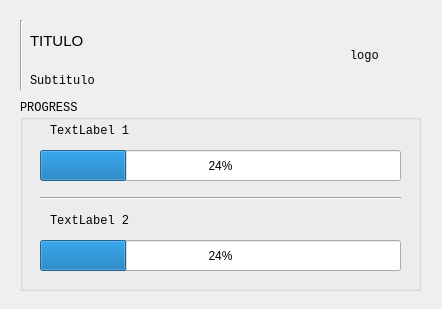
<?xml version="1.0" encoding="UTF-8"?>
<ui version="4.0">
 <class>janela</class>
 <widget class="QWidget" name="janela">
  <property name="geometry">
   <rect>
    <x>0</x>
    <y>0</y>
    <width>442</width>
    <height>309</height>
   </rect>
  </property>
  <property name="font">
   <font>
    <family>Lucida Console</family>
   </font>
  </property>
  <property name="windowTitle">
   <string>BIRDO_2020</string>
  </property>
  <property name="autoFillBackground">
   <bool>false</bool>
  </property>
  <widget class="QLabel" name="titulo">
   <property name="geometry">
    <rect>
     <x>30</x>
     <y>20</y>
     <width>311</width>
     <height>41</height>
    </rect>
   </property>
   <property name="font">
    <font>
     <family>Arial</family>
     <pointsize>11</pointsize>
    </font>
   </property>
   <property name="text">
    <string>TITULO</string>
   </property>
  </widget>
  <widget class="QGroupBox" name="groupBox">
   <property name="geometry">
    <rect>
     <x>20</x>
     <y>100</y>
     <width>401</width>
     <height>191</height>
    </rect>
   </property>
   <property name="title">
    <string>PROGRESS</string>
   </property>
   <widget class="QProgressBar" name="progressBar1">
    <property name="geometry">
     <rect>
      <x>20</x>
      <y>50</y>
      <width>361</width>
      <height>31</height>
     </rect>
    </property>
    <property name="font">
     <font>
      <family>Arial</family>
      <pointsize>9</pointsize>
     </font>
    </property>
    <property name="mouseTracking">
     <bool>false</bool>
    </property>
    <property name="autoFillBackground">
     <bool>false</bool>
    </property>
    <property name="value">
     <number>24</number>
    </property>
    <property name="textVisible">
     <bool>true</bool>
    </property>
    <property name="invertedAppearance">
     <bool>false</bool>
    </property>
   </widget>
   <widget class="QProgressBar" name="progressBar2">
    <property name="geometry">
     <rect>
      <x>20</x>
      <y>140</y>
      <width>361</width>
      <height>31</height>
     </rect>
    </property>
    <property name="font">
     <font>
      <family>Arial</family>
      <pointsize>9</pointsize>
     </font>
    </property>
    <property name="mouseTracking">
     <bool>false</bool>
    </property>
    <property name="autoFillBackground">
     <bool>false</bool>
    </property>
    <property name="value">
     <number>24</number>
    </property>
    <property name="textVisible">
     <bool>true</bool>
    </property>
    <property name="invertedAppearance">
     <bool>false</bool>
    </property>
   </widget>
   <widget class="QLabel" name="label1">
    <property name="geometry">
     <rect>
      <x>30</x>
      <y>20</y>
      <width>351</width>
      <height>21</height>
     </rect>
    </property>
    <property name="text">
     <string>TextLabel 1</string>
    </property>
   </widget>
   <widget class="QLabel" name="label2">
    <property name="geometry">
     <rect>
      <x>30</x>
      <y>110</y>
      <width>341</width>
      <height>21</height>
     </rect>
    </property>
    <property name="text">
     <string>TextLabel 2</string>
    </property>
   </widget>
   <widget class="Line" name="line_2">
    <property name="geometry">
     <rect>
      <x>20</x>
      <y>90</y>
      <width>361</width>
      <height>16</height>
     </rect>
    </property>
    <property name="orientation">
     <enum>Qt::Horizontal</enum>
    </property>
   </widget>
  </widget>
  <widget class="QLabel" name="subTitulo">
   <property name="geometry">
    <rect>
     <x>30</x>
     <y>70</y>
     <width>311</width>
     <height>21</height>
    </rect>
   </property>
   <property name="text">
    <string>Subtitulo</string>
   </property>
  </widget>
  <widget class="Line" name="line">
   <property name="geometry">
    <rect>
     <x>20</x>
     <y>20</y>
     <width>3</width>
     <height>70</height>
    </rect>
   </property>
   <property name="orientation">
    <enum>Qt::Vertical</enum>
   </property>
  </widget>
  <widget class="QLabel" name="logo">
   <property name="geometry">
    <rect>
     <x>350</x>
     <y>20</y>
     <width>71</width>
     <height>71</height>
    </rect>
   </property>
   <property name="text">
    <string>logo</string>
   </property>
   <property name="scaledContents">
    <bool>true</bool>
   </property>
  </widget>
 </widget>
 <resources/>
 <connections/>
</ui>
